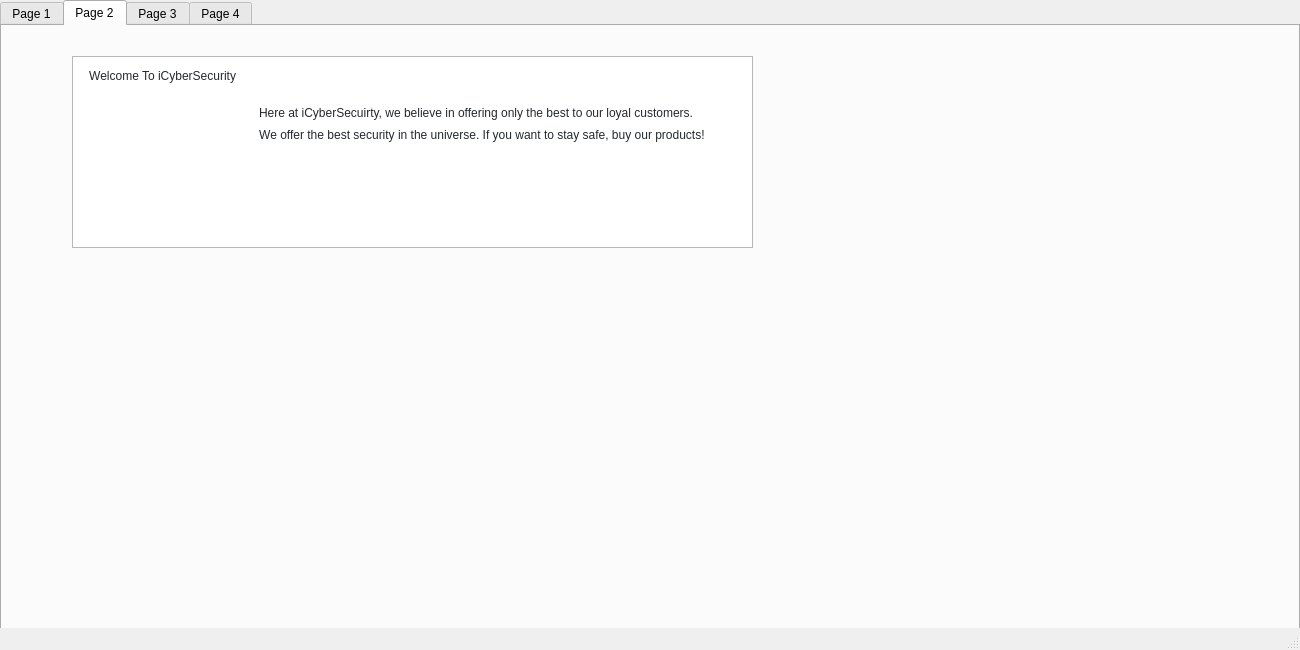
<?xml version="1.0" encoding="UTF-8"?>
<ui version="4.0">
 <class>MainWindow</class>
 <widget class="QMainWindow" name="MainWindow">
  <property name="geometry">
   <rect>
    <x>0</x>
    <y>0</y>
    <width>1300</width>
    <height>650</height>
   </rect>
  </property>
  <property name="windowTitle">
   <string>MainWindow</string>
  </property>
  <widget class="QWidget" name="centralWidget">
   <widget class="QTabWidget" name="tabWidget">
    <property name="geometry">
     <rect>
      <x>0</x>
      <y>0</y>
      <width>1300</width>
      <height>650</height>
     </rect>
    </property>
    <property name="currentIndex">
     <number>1</number>
    </property>
    <widget class="QWidget" name="tab">
     <attribute name="title">
      <string>Page 1</string>
     </attribute>
     <widget class="QTextBrowser" name="textBrowser">
      <property name="geometry">
       <rect>
        <x>40</x>
        <y>210</y>
        <width>701</width>
        <height>71</height>
       </rect>
      </property>
      <property name="html">
       <string>&lt;!DOCTYPE HTML PUBLIC &quot;-//W3C//DTD HTML 4.0//EN&quot; &quot;http://www.w3.org/TR/REC-html40/strict.dtd&quot;&gt;
&lt;html&gt;&lt;head&gt;&lt;meta name=&quot;qrichtext&quot; content=&quot;1&quot; /&gt;&lt;style type=&quot;text/css&quot;&gt;
p, li { white-space: pre-wrap; }
&lt;/style&gt;&lt;/head&gt;&lt;body style=&quot; font-family:'MS Shell Dlg 2'; font-size:8pt; font-weight:400; font-style:normal;&quot;&gt;
&lt;p style=&quot; margin-top:0px; margin-bottom:0px; margin-left:0px; margin-right:0px; -qt-block-indent:0; text-indent:0px;&quot;&gt;&lt;span style=&quot; font-family:'-apple-system,BlinkMacSystemFont,Segoe UI,Roboto,Oxygen,Ubuntu,Cantarell,Fira Sans,Droid Sans,Helvetica Neue,sans-serif'; font-size:16px; font-weight:296; color:#424242;&quot;&gt;iCyberSecurity offers a 100% uptime guarantee. In the event of downtime, customers receive a service credit against their monthly fee, in proportion to the respective disruption and affected customer ratio.&lt;/span&gt;&lt;/p&gt;&lt;/body&gt;&lt;/html&gt;</string>
      </property>
     </widget>
    </widget>
    <widget class="QWidget" name="tab_2">
     <attribute name="title">
      <string>Page 2</string>
     </attribute>
     <widget class="QTextBrowser" name="textBrowser_2">
      <property name="geometry">
       <rect>
        <x>70</x>
        <y>30</y>
        <width>681</width>
        <height>192</height>
       </rect>
      </property>
      <property name="html">
       <string>&lt;!DOCTYPE HTML PUBLIC &quot;-//W3C//DTD HTML 4.0//EN&quot; &quot;http://www.w3.org/TR/REC-html40/strict.dtd&quot;&gt;
&lt;html&gt;&lt;head&gt;&lt;meta name=&quot;qrichtext&quot; content=&quot;1&quot; /&gt;&lt;style type=&quot;text/css&quot;&gt;
p, li { white-space: pre-wrap; }
&lt;/style&gt;&lt;/head&gt;&lt;body style=&quot; font-family:'MS Shell Dlg 2'; font-size:8pt; font-weight:400; font-style:normal;&quot;&gt;
&lt;table border=&quot;0&quot; style=&quot; margin-top:0px; margin-bottom:0px; margin-left:0px; margin-right:0px;&quot; cellspacing=&quot;2&quot; cellpadding=&quot;0&quot; bgcolor=&quot;#ffffff&quot;&gt;
&lt;tr&gt;
&lt;td style=&quot; vertical-align:top; padding-left:10; padding-right:10; padding-top:0; padding-bottom:0;&quot;&gt;
&lt;p style=&quot; margin-top:0px; margin-bottom:0px; margin-left:0px; margin-right:0px; -qt-block-indent:0; text-indent:0px; line-height:20px;&quot;&gt;&lt;a name=&quot;LC1&quot;&gt;&lt;/a&gt;&lt;span style=&quot; font-family:'SFMono-Regular','Consolas','Liberation Mono','Menlo','monospace'; font-size:12px; color:#24292e;&quot;&gt;W&lt;/span&gt;&lt;span style=&quot; font-family:'SFMono-Regular','Consolas','Liberation Mono','Menlo','monospace'; font-size:12px; color:#24292e;&quot;&gt;elcome To iCyberSecurity&lt;/span&gt;&lt;/p&gt;&lt;/td&gt;
&lt;td&gt;&lt;/td&gt;&lt;/tr&gt;
&lt;tr&gt;
&lt;td style=&quot; vertical-align:top; padding-left:10; padding-right:10; padding-top:0; padding-bottom:0;&quot;&gt;&lt;/td&gt;
&lt;td style=&quot; vertical-align:top; padding-left:10; padding-right:10; padding-top:0; padding-bottom:0;&quot;&gt;&lt;/td&gt;&lt;/tr&gt;
&lt;tr&gt;
&lt;td style=&quot; vertical-align:top; padding-left:10; padding-right:10; padding-top:0; padding-bottom:0;&quot;&gt;&lt;/td&gt;
&lt;td style=&quot; vertical-align:top; padding-left:10; padding-right:10; padding-top:0; padding-bottom:0;&quot;&gt;
&lt;p style=&quot; margin-top:0px; margin-bottom:0px; margin-left:0px; margin-right:0px; -qt-block-indent:0; text-indent:0px; line-height:20px;&quot;&gt;&lt;a name=&quot;L2&quot;&gt;&lt;/a&gt;&lt;span style=&quot; font-family:'SFMono-Regular','Consolas','Liberation Mono','Menlo','monospace'; font-size:12px; color:#24292e;&quot;&gt;H&lt;/span&gt;&lt;span style=&quot; font-family:'SFMono-Regular','Consolas','Liberation Mono','Menlo','monospace'; font-size:12px; color:#24292e;&quot;&gt;ere at iCyberSecuirty, we believe in offering only the best to our loyal customers. &lt;/span&gt;&lt;/p&gt;&lt;/td&gt;&lt;/tr&gt;
&lt;tr&gt;
&lt;td style=&quot; vertical-align:top; padding-left:10; padding-right:10; padding-top:0; padding-bottom:0;&quot;&gt;&lt;/td&gt;
&lt;td style=&quot; vertical-align:top; padding-left:10; padding-right:10; padding-top:0; padding-bottom:0;&quot;&gt;
&lt;p style=&quot; margin-top:0px; margin-bottom:0px; margin-left:0px; margin-right:0px; -qt-block-indent:0; text-indent:0px; line-height:20px;&quot;&gt;&lt;a name=&quot;L4&quot;&gt;&lt;/a&gt;&lt;span style=&quot; font-family:'SFMono-Regular','Consolas','Liberation Mono','Menlo','monospace'; font-size:12px; color:#24292e;&quot;&gt;W&lt;/span&gt;&lt;span style=&quot; font-family:'SFMono-Regular','Consolas','Liberation Mono','Menlo','monospace'; font-size:12px; color:#24292e;&quot;&gt;e offer the best security in the universe. If you want to stay safe, buy our products!&lt;/span&gt;&lt;/p&gt;&lt;/td&gt;&lt;/tr&gt;&lt;/table&gt;&lt;/body&gt;&lt;/html&gt;</string>
      </property>
     </widget>
    </widget>
    <widget class="QWidget" name="tab_3">
     <attribute name="title">
      <string>Page 3</string>
     </attribute>
     <widget class="QTextEdit" name="textEdit">
      <property name="geometry">
       <rect>
        <x>0</x>
        <y>0</y>
        <width>691</width>
        <height>581</height>
       </rect>
      </property>
      <property name="html">
       <string>&lt;!DOCTYPE HTML PUBLIC &quot;-//W3C//DTD HTML 4.0//EN&quot; &quot;http://www.w3.org/TR/REC-html40/strict.dtd&quot;&gt;
&lt;html&gt;&lt;head&gt;&lt;meta name=&quot;qrichtext&quot; content=&quot;1&quot; /&gt;&lt;style type=&quot;text/css&quot;&gt;
p, li { white-space: pre-wrap; }
&lt;/style&gt;&lt;/head&gt;&lt;body style=&quot; font-family:'MS Shell Dlg 2'; font-size:8pt; font-weight:400; font-style:normal;&quot;&gt;
&lt;table border=&quot;0&quot; style=&quot; margin-top:0px; margin-bottom:0px; margin-left:0px; margin-right:0px;&quot; cellspacing=&quot;2&quot; cellpadding=&quot;0&quot; bgcolor=&quot;#ffffff&quot;&gt;
&lt;tr&gt;
&lt;td style=&quot; vertical-align:top; padding-left:10; padding-right:10; padding-top:0; padding-bottom:0;&quot;&gt;
&lt;p style=&quot; margin-top:0px; margin-bottom:0px; margin-left:0px; margin-right:0px; -qt-block-indent:0; text-indent:0px; line-height:20px;&quot;&gt;&lt;a name=&quot;LC3&quot;&gt;&lt;/a&gt;&lt;span style=&quot; font-family:'SFMono-Regular','Consolas','Liberation Mono','Menlo','monospace'; font-size:12px; color:#24292e;&quot;&gt;1&lt;/span&gt;&lt;span style=&quot; font-family:'SFMono-Regular','Consolas','Liberation Mono','Menlo','monospace'; font-size:12px; color:#24292e;&quot;&gt;. The Standard Plan is this:&lt;/span&gt;&lt;/p&gt;&lt;/td&gt;
&lt;td&gt;&lt;/td&gt;&lt;/tr&gt;
&lt;tr&gt;
&lt;td style=&quot; vertical-align:top; padding-left:10; padding-right:10; padding-top:0; padding-bottom:0;&quot;&gt;&lt;/td&gt;
&lt;td style=&quot; vertical-align:top; padding-left:10; padding-right:10; padding-top:0; padding-bottom:0;&quot;&gt;
&lt;p style=&quot; margin-top:0px; margin-bottom:0px; margin-left:0px; margin-right:0px; -qt-block-indent:0; text-indent:0px; line-height:20px;&quot;&gt;&lt;a name=&quot;L4&quot;&gt;&lt;/a&gt;&lt;span style=&quot; font-family:'SFMono-Regular','Consolas','Liberation Mono','Menlo','monospace'; font-size:12px; color:#24292e;&quot;&gt;	&lt;/span&gt;&lt;span style=&quot; font-family:'SFMono-Regular','Consolas','Liberation Mono','Menlo','monospace'; font-size:12px; color:#24292e;&quot;&gt;-Ulitmate virus and hack-proof protection&lt;/span&gt;&lt;/p&gt;&lt;/td&gt;&lt;/tr&gt;
&lt;tr&gt;
&lt;td style=&quot; vertical-align:top; padding-left:10; padding-right:10; padding-top:0; padding-bottom:0;&quot;&gt;&lt;/td&gt;
&lt;td style=&quot; vertical-align:top; padding-left:10; padding-right:10; padding-top:0; padding-bottom:0;&quot;&gt;
&lt;p style=&quot; margin-top:0px; margin-bottom:0px; margin-left:0px; margin-right:0px; -qt-block-indent:0; text-indent:0px; line-height:20px;&quot;&gt;&lt;a name=&quot;L5&quot;&gt;&lt;/a&gt;&lt;span style=&quot; font-family:'SFMono-Regular','Consolas','Liberation Mono','Menlo','monospace'; font-size:12px; color:#24292e;&quot;&gt;	&lt;/span&gt;&lt;span style=&quot; font-family:'SFMono-Regular','Consolas','Liberation Mono','Menlo','monospace'; font-size:12px; color:#24292e;&quot;&gt;-iCyber syncs up with up to 2 phones and 2 computers&lt;/span&gt;&lt;/p&gt;&lt;/td&gt;&lt;/tr&gt;
&lt;tr&gt;
&lt;td style=&quot; vertical-align:top; padding-left:10; padding-right:10; padding-top:0; padding-bottom:0;&quot;&gt;&lt;/td&gt;
&lt;td style=&quot; vertical-align:top; padding-left:10; padding-right:10; padding-top:0; padding-bottom:0;&quot;&gt;
&lt;p style=&quot; margin-top:0px; margin-bottom:0px; margin-left:0px; margin-right:0px; -qt-block-indent:0; text-indent:0px; line-height:20px;&quot;&gt;&lt;a name=&quot;L6&quot;&gt;&lt;/a&gt;&lt;span style=&quot; font-family:'SFMono-Regular','Consolas','Liberation Mono','Menlo','monospace'; font-size:12px; color:#24292e;&quot;&gt;	&lt;/span&gt;&lt;span style=&quot; font-family:'SFMono-Regular','Consolas','Liberation Mono','Menlo','monospace'; font-size:12px; color:#24292e;&quot;&gt;-There is protection against cyber threats found online and in emails&lt;/span&gt;&lt;/p&gt;&lt;/td&gt;&lt;/tr&gt;
&lt;tr&gt;
&lt;td style=&quot; vertical-align:top; padding-left:10; padding-right:10; padding-top:0; padding-bottom:0;&quot;&gt;&lt;/td&gt;
&lt;td style=&quot; vertical-align:top; padding-left:10; padding-right:10; padding-top:0; padding-bottom:0;&quot;&gt;
&lt;p style=&quot; margin-top:0px; margin-bottom:0px; margin-left:0px; margin-right:0px; -qt-block-indent:0; text-indent:0px; line-height:20px;&quot;&gt;&lt;a name=&quot;L7&quot;&gt;&lt;/a&gt;&lt;span style=&quot; font-family:'SFMono-Regular','Consolas','Liberation Mono','Menlo','monospace'; font-size:12px; color:#24292e;&quot;&gt;	&lt;/span&gt;&lt;span style=&quot; font-family:'SFMono-Regular','Consolas','Liberation Mono','Menlo','monospace'; font-size:12px; color:#24292e;&quot;&gt;-Gives you warnings if a document about to be downloaded is not safe&lt;/span&gt;&lt;/p&gt;&lt;/td&gt;&lt;/tr&gt;
&lt;tr&gt;
&lt;td style=&quot; vertical-align:top; padding-left:10; padding-right:10; padding-top:0; padding-bottom:0;&quot;&gt;&lt;/td&gt;
&lt;td style=&quot; vertical-align:top; padding-left:10; padding-right:10; padding-top:0; padding-bottom:0;&quot;&gt;
&lt;p style=&quot; margin-top:0px; margin-bottom:0px; margin-left:0px; margin-right:0px; -qt-block-indent:0; text-indent:0px; line-height:20px;&quot;&gt;&lt;a name=&quot;L8&quot;&gt;&lt;/a&gt;&lt;span style=&quot; font-family:'SFMono-Regular','Consolas','Liberation Mono','Menlo','monospace'; font-size:12px; color:#24292e;&quot;&gt;	&lt;/span&gt;&lt;span style=&quot; font-family:'SFMono-Regular','Consolas','Liberation Mono','Menlo','monospace'; font-size:12px; color:#24292e;&quot;&gt;-Will tell you if a website you are browsing is unsafe&lt;/span&gt;&lt;/p&gt;&lt;/td&gt;&lt;/tr&gt;
&lt;tr&gt;
&lt;td style=&quot; vertical-align:top; padding-left:10; padding-right:10; padding-top:0; padding-bottom:0;&quot;&gt;&lt;/td&gt;
&lt;td style=&quot; vertical-align:top; padding-left:10; padding-right:10; padding-top:0; padding-bottom:0;&quot;&gt;
&lt;p style=&quot; margin-top:0px; margin-bottom:0px; margin-left:0px; margin-right:0px; -qt-block-indent:0; text-indent:0px; line-height:20px;&quot;&gt;&lt;a name=&quot;L9&quot;&gt;&lt;/a&gt;&lt;span style=&quot; font-family:'SFMono-Regular','Consolas','Liberation Mono','Menlo','monospace'; font-size:12px; color:#24292e;&quot;&gt;	&lt;/span&gt;&lt;span style=&quot; font-family:'SFMono-Regular','Consolas','Liberation Mono','Menlo','monospace'; font-size:12px; color:#24292e;&quot;&gt;-$7.00 per month&lt;/span&gt;&lt;/p&gt;&lt;/td&gt;&lt;/tr&gt;
&lt;tr&gt;
&lt;td style=&quot; vertical-align:top; padding-left:10; padding-right:10; padding-top:0; padding-bottom:0;&quot;&gt;&lt;/td&gt;
&lt;td style=&quot; vertical-align:top; padding-left:10; padding-right:10; padding-top:0; padding-bottom:0;&quot;&gt;&lt;/td&gt;&lt;/tr&gt;
&lt;tr&gt;
&lt;td style=&quot; vertical-align:top; padding-left:10; padding-right:10; padding-top:0; padding-bottom:0;&quot;&gt;&lt;/td&gt;
&lt;td style=&quot; vertical-align:top; padding-left:10; padding-right:10; padding-top:0; padding-bottom:0;&quot;&gt;
&lt;p style=&quot; margin-top:0px; margin-bottom:0px; margin-left:0px; margin-right:0px; -qt-block-indent:0; text-indent:0px; line-height:20px;&quot;&gt;&lt;a name=&quot;L10&quot;&gt;&lt;/a&gt;&lt;span style=&quot; font-family:'SFMono-Regular','Consolas','Liberation Mono','Menlo','monospace'; font-size:12px; color:#24292e;&quot;&gt;2&lt;/span&gt;&lt;span style=&quot; font-family:'SFMono-Regular','Consolas','Liberation Mono','Menlo','monospace'; font-size:12px; color:#24292e;&quot;&gt;. Standard Plus Plan is this:&lt;/span&gt;&lt;/p&gt;&lt;/td&gt;&lt;/tr&gt;
&lt;tr&gt;
&lt;td style=&quot; vertical-align:top; padding-left:10; padding-right:10; padding-top:0; padding-bottom:0;&quot;&gt;&lt;/td&gt;
&lt;td style=&quot; vertical-align:top; padding-left:10; padding-right:10; padding-top:0; padding-bottom:0;&quot;&gt;
&lt;p style=&quot; margin-top:0px; margin-bottom:0px; margin-left:0px; margin-right:0px; -qt-block-indent:0; text-indent:0px; line-height:20px;&quot;&gt;&lt;a name=&quot;L12&quot;&gt;&lt;/a&gt;&lt;span style=&quot; font-family:'SFMono-Regular','Consolas','Liberation Mono','Menlo','monospace'; font-size:12px; color:#24292e;&quot;&gt;	&lt;/span&gt;&lt;span style=&quot; font-family:'SFMono-Regular','Consolas','Liberation Mono','Menlo','monospace'; font-size:12px; color:#24292e;&quot;&gt;-Same ultimate virus and hack-proof protection&lt;/span&gt;&lt;/p&gt;&lt;/td&gt;&lt;/tr&gt;
&lt;tr&gt;
&lt;td style=&quot; vertical-align:top; padding-left:10; padding-right:10; padding-top:0; padding-bottom:0;&quot;&gt;&lt;/td&gt;
&lt;td style=&quot; vertical-align:top; padding-left:10; padding-right:10; padding-top:0; padding-bottom:0;&quot;&gt;
&lt;p style=&quot; margin-top:0px; margin-bottom:0px; margin-left:0px; margin-right:0px; -qt-block-indent:0; text-indent:0px; line-height:20px;&quot;&gt;&lt;a name=&quot;L13&quot;&gt;&lt;/a&gt;&lt;span style=&quot; font-family:'SFMono-Regular','Consolas','Liberation Mono','Menlo','monospace'; font-size:12px; color:#24292e;&quot;&gt;	&lt;/span&gt;&lt;span style=&quot; font-family:'SFMono-Regular','Consolas','Liberation Mono','Menlo','monospace'; font-size:12px; color:#24292e;&quot;&gt;-iCyber syncs with up to 10 phones and up to 10 computers&lt;/span&gt;&lt;/p&gt;&lt;/td&gt;&lt;/tr&gt;
&lt;tr&gt;
&lt;td style=&quot; vertical-align:top; padding-left:10; padding-right:10; padding-top:0; padding-bottom:0;&quot;&gt;&lt;/td&gt;
&lt;td style=&quot; vertical-align:top; padding-left:10; padding-right:10; padding-top:0; padding-bottom:0;&quot;&gt;
&lt;p style=&quot; margin-top:0px; margin-bottom:0px; margin-left:0px; margin-right:0px; -qt-block-indent:0; text-indent:0px; line-height:20px;&quot;&gt;&lt;a name=&quot;L14&quot;&gt;&lt;/a&gt;&lt;span style=&quot; font-family:'SFMono-Regular','Consolas','Liberation Mono','Menlo','monospace'; font-size:12px; color:#24292e;&quot;&gt;	&lt;/span&gt;&lt;span style=&quot; font-family:'SFMono-Regular','Consolas','Liberation Mono','Menlo','monospace'; font-size:12px; color:#24292e;&quot;&gt;-There is protection against cyber threats found online and in emails&lt;/span&gt;&lt;/p&gt;&lt;/td&gt;&lt;/tr&gt;
&lt;tr&gt;
&lt;td style=&quot; vertical-align:top; padding-left:10; padding-right:10; padding-top:0; padding-bottom:0;&quot;&gt;&lt;/td&gt;
&lt;td style=&quot; vertical-align:top; padding-left:10; padding-right:10; padding-top:0; padding-bottom:0;&quot;&gt;
&lt;p style=&quot; margin-top:0px; margin-bottom:0px; margin-left:0px; margin-right:0px; -qt-block-indent:0; text-indent:0px; line-height:20px;&quot;&gt;&lt;a name=&quot;L15&quot;&gt;&lt;/a&gt;&lt;span style=&quot; font-family:'SFMono-Regular','Consolas','Liberation Mono','Menlo','monospace'; font-size:12px; color:#24292e;&quot;&gt;	&lt;/span&gt;&lt;span style=&quot; font-family:'SFMono-Regular','Consolas','Liberation Mono','Menlo','monospace'; font-size:12px; color:#24292e;&quot;&gt;-Gives you warnings if a document about to be downloaded is not safe&lt;/span&gt;&lt;/p&gt;&lt;/td&gt;&lt;/tr&gt;
&lt;tr&gt;
&lt;td style=&quot; vertical-align:top; padding-left:10; padding-right:10; padding-top:0; padding-bottom:0;&quot;&gt;&lt;/td&gt;
&lt;td style=&quot; vertical-align:top; padding-left:10; padding-right:10; padding-top:0; padding-bottom:0;&quot;&gt;
&lt;p style=&quot; margin-top:0px; margin-bottom:0px; margin-left:0px; margin-right:0px; -qt-block-indent:0; text-indent:0px; line-height:20px;&quot;&gt;&lt;a name=&quot;L16&quot;&gt;&lt;/a&gt;&lt;span style=&quot; font-family:'SFMono-Regular','Consolas','Liberation Mono','Menlo','monospace'; font-size:12px; color:#24292e;&quot;&gt;	&lt;/span&gt;&lt;span style=&quot; font-family:'SFMono-Regular','Consolas','Liberation Mono','Menlo','monospace'; font-size:12px; color:#24292e;&quot;&gt;-Will tell you if a website you are browsing is unsafe&lt;/span&gt;&lt;/p&gt;&lt;/td&gt;&lt;/tr&gt;
&lt;tr&gt;
&lt;td style=&quot; vertical-align:top; padding-left:10; padding-right:10; padding-top:0; padding-bottom:0;&quot;&gt;&lt;/td&gt;
&lt;td style=&quot; vertical-align:top; padding-left:10; padding-right:10; padding-top:0; padding-bottom:0;&quot;&gt;
&lt;p style=&quot; margin-top:0px; margin-bottom:0px; margin-left:0px; margin-right:0px; -qt-block-indent:0; text-indent:0px; line-height:20px;&quot;&gt;&lt;a name=&quot;L17&quot;&gt;&lt;/a&gt;&lt;span style=&quot; font-family:'SFMono-Regular','Consolas','Liberation Mono','Menlo','monospace'; font-size:12px; color:#24292e;&quot;&gt;	&lt;/span&gt;&lt;span style=&quot; font-family:'SFMono-Regular','Consolas','Liberation Mono','Menlo','monospace'; font-size:12px; color:#24292e;&quot;&gt;-$11.00 per month&lt;/span&gt;&lt;/p&gt;&lt;/td&gt;&lt;/tr&gt;
&lt;tr&gt;
&lt;td style=&quot; vertical-align:top; padding-left:10; padding-right:10; padding-top:0; padding-bottom:0;&quot;&gt;&lt;/td&gt;
&lt;td style=&quot; vertical-align:top; padding-left:10; padding-right:10; padding-top:0; padding-bottom:0;&quot;&gt;&lt;/td&gt;&lt;/tr&gt;
&lt;tr&gt;
&lt;td style=&quot; vertical-align:top; padding-left:10; padding-right:10; padding-top:0; padding-bottom:0;&quot;&gt;&lt;/td&gt;
&lt;td style=&quot; vertical-align:top; padding-left:10; padding-right:10; padding-top:0; padding-bottom:0;&quot;&gt;
&lt;p style=&quot; margin-top:0px; margin-bottom:0px; margin-left:0px; margin-right:0px; -qt-block-indent:0; text-indent:0px; line-height:20px;&quot;&gt;&lt;a name=&quot;L18&quot;&gt;&lt;/a&gt;&lt;span style=&quot; font-family:'SFMono-Regular','Consolas','Liberation Mono','Menlo','monospace'; font-size:12px; color:#24292e;&quot;&gt;3&lt;/span&gt;&lt;span style=&quot; font-family:'SFMono-Regular','Consolas','Liberation Mono','Menlo','monospace'; font-size:12px; color:#24292e;&quot;&gt;. Company Security Plan is this:&lt;/span&gt;&lt;/p&gt;&lt;/td&gt;&lt;/tr&gt;
&lt;tr&gt;
&lt;td style=&quot; vertical-align:top; padding-left:10; padding-right:10; padding-top:0; padding-bottom:0;&quot;&gt;&lt;/td&gt;
&lt;td style=&quot; vertical-align:top; padding-left:10; padding-right:10; padding-top:0; padding-bottom:0;&quot;&gt;
&lt;p style=&quot; margin-top:0px; margin-bottom:0px; margin-left:0px; margin-right:0px; -qt-block-indent:0; text-indent:0px; line-height:20px;&quot;&gt;&lt;a name=&quot;L20&quot;&gt;&lt;/a&gt;&lt;span style=&quot; font-family:'SFMono-Regular','Consolas','Liberation Mono','Menlo','monospace'; font-size:12px; color:#24292e;&quot;&gt;	&lt;/span&gt;&lt;span style=&quot; font-family:'SFMono-Regular','Consolas','Liberation Mono','Menlo','monospace'; font-size:12px; color:#24292e;&quot;&gt;-Same ultimate virus and hack-proof protection&lt;/span&gt;&lt;/p&gt;&lt;/td&gt;&lt;/tr&gt;
&lt;tr&gt;
&lt;td style=&quot; vertical-align:top; padding-left:10; padding-right:10; padding-top:0; padding-bottom:0;&quot;&gt;&lt;/td&gt;
&lt;td style=&quot; vertical-align:top; padding-left:10; padding-right:10; padding-top:0; padding-bottom:0;&quot;&gt;
&lt;p style=&quot; margin-top:0px; margin-bottom:0px; margin-left:0px; margin-right:0px; -qt-block-indent:0; text-indent:0px; line-height:20px;&quot;&gt;&lt;a name=&quot;L21&quot;&gt;&lt;/a&gt;&lt;span style=&quot; font-family:'SFMono-Regular','Consolas','Liberation Mono','Menlo','monospace'; font-size:12px; color:#24292e;&quot;&gt;	&lt;/span&gt;&lt;span style=&quot; font-family:'SFMono-Regular','Consolas','Liberation Mono','Menlo','monospace'; font-size:12px; color:#24292e;&quot;&gt;-iCyber syncs up with up to 100 phones and up to 100 computers&lt;/span&gt;&lt;/p&gt;&lt;/td&gt;&lt;/tr&gt;
&lt;tr&gt;
&lt;td style=&quot; vertical-align:top; padding-left:10; padding-right:10; padding-top:0; padding-bottom:0;&quot;&gt;&lt;/td&gt;
&lt;td style=&quot; vertical-align:top; padding-left:10; padding-right:10; padding-top:0; padding-bottom:0;&quot;&gt;
&lt;p style=&quot; margin-top:0px; margin-bottom:0px; margin-left:0px; margin-right:0px; -qt-block-indent:0; text-indent:0px; line-height:20px;&quot;&gt;&lt;a name=&quot;L22&quot;&gt;&lt;/a&gt;&lt;span style=&quot; font-family:'SFMono-Regular','Consolas','Liberation Mono','Menlo','monospace'; font-size:12px; color:#24292e;&quot;&gt;	&lt;/span&gt;&lt;span style=&quot; font-family:'SFMono-Regular','Consolas','Liberation Mono','Menlo','monospace'; font-size:12px; color:#24292e;&quot;&gt;-There is protection against cyber threats found online and in emails&lt;/span&gt;&lt;/p&gt;&lt;/td&gt;&lt;/tr&gt;
&lt;tr&gt;
&lt;td style=&quot; vertical-align:top; padding-left:10; padding-right:10; padding-top:0; padding-bottom:0;&quot;&gt;&lt;/td&gt;
&lt;td style=&quot; vertical-align:top; padding-left:10; padding-right:10; padding-top:0; padding-bottom:0;&quot;&gt;
&lt;p style=&quot; margin-top:0px; margin-bottom:0px; margin-left:0px; margin-right:0px; -qt-block-indent:0; text-indent:0px; line-height:20px;&quot;&gt;&lt;a name=&quot;L23&quot;&gt;&lt;/a&gt;&lt;span style=&quot; font-family:'SFMono-Regular','Consolas','Liberation Mono','Menlo','monospace'; font-size:12px; color:#24292e;&quot;&gt;	&lt;/span&gt;&lt;span style=&quot; font-family:'SFMono-Regular','Consolas','Liberation Mono','Menlo','monospace'; font-size:12px; color:#24292e;&quot;&gt;-Gives you warnings if a document about to be downloaded is not safe&lt;/span&gt;&lt;/p&gt;&lt;/td&gt;&lt;/tr&gt;
&lt;tr&gt;
&lt;td style=&quot; vertical-align:top; padding-left:10; padding-right:10; padding-top:0; padding-bottom:0;&quot;&gt;&lt;/td&gt;
&lt;td style=&quot; vertical-align:top; padding-left:10; padding-right:10; padding-top:0; padding-bottom:0;&quot;&gt;
&lt;p style=&quot; margin-top:0px; margin-bottom:0px; margin-left:0px; margin-right:0px; -qt-block-indent:0; text-indent:0px; line-height:20px;&quot;&gt;&lt;a name=&quot;L24&quot;&gt;&lt;/a&gt;&lt;span style=&quot; font-family:'SFMono-Regular','Consolas','Liberation Mono','Menlo','monospace'; font-size:12px; color:#24292e;&quot;&gt;	&lt;/span&gt;&lt;span style=&quot; font-family:'SFMono-Regular','Consolas','Liberation Mono','Menlo','monospace'; font-size:12px; color:#24292e;&quot;&gt;-Will tell you if a website you are browsing is unsafe&lt;/span&gt;&lt;/p&gt;&lt;/td&gt;&lt;/tr&gt;
&lt;tr&gt;
&lt;td style=&quot; vertical-align:top; padding-left:10; padding-right:10; padding-top:0; padding-bottom:0;&quot;&gt;&lt;/td&gt;
&lt;td style=&quot; vertical-align:top; padding-left:10; padding-right:10; padding-top:0; padding-bottom:0;&quot;&gt;
&lt;p style=&quot; margin-top:0px; margin-bottom:0px; margin-left:0px; margin-right:0px; -qt-block-indent:0; text-indent:0px; line-height:20px;&quot;&gt;&lt;a name=&quot;L25&quot;&gt;&lt;/a&gt;&lt;span style=&quot; font-family:'SFMono-Regular','Consolas','Liberation Mono','Menlo','monospace'; font-size:12px; color:#24292e;&quot;&gt;	&lt;/span&gt;&lt;span style=&quot; font-family:'SFMono-Regular','Consolas','Liberation Mono','Menlo','monospace'; font-size:12px; color:#24292e;&quot;&gt;-$100.00 per month&lt;/span&gt;&lt;/p&gt;&lt;/td&gt;&lt;/tr&gt;&lt;/table&gt;&lt;/body&gt;&lt;/html&gt;</string>
      </property>
     </widget>
    </widget>
    <widget class="QWidget" name="tab_4">
     <attribute name="title">
      <string>Page 4</string>
     </attribute>
     <widget class="QTextEdit" name="textEdit_2">
      <property name="geometry">
       <rect>
        <x>250</x>
        <y>120</y>
        <width>231</width>
        <height>261</height>
       </rect>
      </property>
      <property name="html">
       <string>&lt;!DOCTYPE HTML PUBLIC &quot;-//W3C//DTD HTML 4.0//EN&quot; &quot;http://www.w3.org/TR/REC-html40/strict.dtd&quot;&gt;
&lt;html&gt;&lt;head&gt;&lt;meta name=&quot;qrichtext&quot; content=&quot;1&quot; /&gt;&lt;style type=&quot;text/css&quot;&gt;
p, li { white-space: pre-wrap; }
&lt;/style&gt;&lt;/head&gt;&lt;body style=&quot; font-family:'MS Shell Dlg 2'; font-size:8pt; font-weight:400; font-style:normal;&quot;&gt;
&lt;p style=&quot; margin-top:0px; margin-bottom:0px; margin-left:-1px; margin-right:-1px; -qt-block-indent:0; text-indent:0px; background-color:#f6f8fa;&quot;&gt;&lt;span style=&quot; font-family:'-apple-system','BlinkMacSystemFont','Segoe UI','Helvetica','Arial','sans-serif','Apple Color Emoji','Segoe UI Emoji'; font-size:14px; color:#24292e;&quot;&gt;  &lt;/span&gt;&lt;/p&gt;
&lt;p style=&quot;-qt-paragraph-type:empty; margin-top:0px; margin-bottom:-1px; margin-left:0px; margin-right:0px; -qt-block-indent:0; text-indent:0px; font-family:'-apple-system','BlinkMacSystemFont','Segoe UI','Helvetica','Arial','sans-serif','Apple Color Emoji','Segoe UI Emoji'; font-size:14px; color:#24292e;&quot;&gt;&lt;br /&gt;&lt;/p&gt;
&lt;table border=&quot;0&quot; style=&quot; margin-top:0px; margin-bottom:0px; margin-left:0px; margin-right:0px;&quot; cellspacing=&quot;2&quot; cellpadding=&quot;0&quot;&gt;
&lt;tr&gt;
&lt;td style=&quot; vertical-align:top; padding-left:10; padding-right:10; padding-top:0; padding-bottom:0;&quot;&gt;&lt;/td&gt;
&lt;td style=&quot; vertical-align:top; padding-left:10; padding-right:10; padding-top:0; padding-bottom:0;&quot;&gt;
&lt;p style=&quot; margin-top:0px; margin-bottom:0px; margin-left:0px; margin-right:0px; -qt-block-indent:0; text-indent:0px; line-height:20px;&quot;&gt;&lt;a name=&quot;L1&quot;&gt;&lt;/a&gt;&lt;span style=&quot; font-family:'SFMono-Regular','Consolas','Liberation Mono','Menlo','monospace'; font-size:12px; color:#24292e;&quot;&gt;H&lt;/span&gt;&lt;span style=&quot; font-family:'SFMono-Regular','Consolas','Liberation Mono','Menlo','monospace'; font-size:12px; color:#24292e;&quot;&gt;ere is the list of environments that iCyber-Security can operate on:&lt;/span&gt;&lt;/p&gt;&lt;/td&gt;&lt;/tr&gt;
&lt;tr&gt;
&lt;td style=&quot; vertical-align:top; padding-left:10; padding-right:10; padding-top:0; padding-bottom:0;&quot;&gt;&lt;/td&gt;
&lt;td style=&quot; vertical-align:top; padding-left:10; padding-right:10; padding-top:0; padding-bottom:0;&quot;&gt;
&lt;p style=&quot; margin-top:0px; margin-bottom:0px; margin-left:0px; margin-right:0px; -qt-block-indent:0; text-indent:0px; line-height:20px;&quot;&gt;&lt;a name=&quot;L2&quot;&gt;&lt;/a&gt;&lt;span style=&quot; font-family:'SFMono-Regular','Consolas','Liberation Mono','Menlo','monospace'; font-size:12px; color:#24292e;&quot;&gt;1&lt;/span&gt;&lt;span style=&quot; font-family:'SFMono-Regular','Consolas','Liberation Mono','Menlo','monospace'; font-size:12px; color:#24292e;&quot;&gt;. OS software&lt;/span&gt;&lt;/p&gt;&lt;/td&gt;&lt;/tr&gt;
&lt;tr&gt;
&lt;td style=&quot; vertical-align:top; padding-left:10; padding-right:10; padding-top:0; padding-bottom:0;&quot;&gt;&lt;/td&gt;
&lt;td style=&quot; vertical-align:top; padding-left:10; padding-right:10; padding-top:0; padding-bottom:0;&quot;&gt;
&lt;p style=&quot; margin-top:0px; margin-bottom:0px; margin-left:0px; margin-right:0px; -qt-block-indent:0; text-indent:0px; line-height:20px;&quot;&gt;&lt;a name=&quot;L3&quot;&gt;&lt;/a&gt;&lt;span style=&quot; font-family:'SFMono-Regular','Consolas','Liberation Mono','Menlo','monospace'; font-size:12px; color:#24292e;&quot;&gt;2&lt;/span&gt;&lt;span style=&quot; font-family:'SFMono-Regular','Consolas','Liberation Mono','Menlo','monospace'; font-size:12px; color:#24292e;&quot;&gt;. Windows Software&lt;/span&gt;&lt;/p&gt;&lt;/td&gt;&lt;/tr&gt;
&lt;tr&gt;
&lt;td style=&quot; vertical-align:top; padding-left:10; padding-right:10; padding-top:0; padding-bottom:0;&quot;&gt;&lt;/td&gt;
&lt;td style=&quot; vertical-align:top; padding-left:10; padding-right:10; padding-top:0; padding-bottom:0;&quot;&gt;
&lt;p style=&quot; margin-top:0px; margin-bottom:0px; margin-left:0px; margin-right:0px; -qt-block-indent:0; text-indent:0px; line-height:20px;&quot;&gt;&lt;a name=&quot;L4&quot;&gt;&lt;/a&gt;&lt;span style=&quot; font-family:'SFMono-Regular','Consolas','Liberation Mono','Menlo','monospace'; font-size:12px; color:#24292e;&quot;&gt;3&lt;/span&gt;&lt;span style=&quot; font-family:'SFMono-Regular','Consolas','Liberation Mono','Menlo','monospace'; font-size:12px; color:#24292e;&quot;&gt;. Linux Software&lt;/span&gt;&lt;/p&gt;&lt;/td&gt;&lt;/tr&gt;
&lt;tr&gt;
&lt;td style=&quot; vertical-align:top; padding-left:10; padding-right:10; padding-top:0; padding-bottom:0;&quot;&gt;&lt;/td&gt;
&lt;td style=&quot; vertical-align:top; padding-left:10; padding-right:10; padding-top:0; padding-bottom:0;&quot;&gt;
&lt;p style=&quot; margin-top:0px; margin-bottom:0px; margin-left:0px; margin-right:0px; -qt-block-indent:0; text-indent:0px; line-height:20px;&quot;&gt;&lt;a name=&quot;L5&quot;&gt;&lt;/a&gt;&lt;span style=&quot; font-family:'SFMono-Regular','Consolas','Liberation Mono','Menlo','monospace'; font-size:12px; color:#24292e;&quot;&gt;4&lt;/span&gt;&lt;span style=&quot; font-family:'SFMono-Regular','Consolas','Liberation Mono','Menlo','monospace'; font-size:12px; color:#24292e;&quot;&gt;. Rasberry Pi&lt;/span&gt;&lt;/p&gt;&lt;/td&gt;&lt;/tr&gt;
&lt;tr&gt;
&lt;td style=&quot; vertical-align:top; padding-left:10; padding-right:10; padding-top:0; padding-bottom:0;&quot;&gt;&lt;/td&gt;
&lt;td style=&quot; vertical-align:top; padding-left:10; padding-right:10; padding-top:0; padding-bottom:0;&quot;&gt;
&lt;p style=&quot; margin-top:0px; margin-bottom:0px; margin-left:0px; margin-right:0px; -qt-block-indent:0; text-indent:0px; line-height:20px;&quot;&gt;&lt;a name=&quot;L6&quot;&gt;&lt;/a&gt;&lt;span style=&quot; font-family:'SFMono-Regular','Consolas','Liberation Mono','Menlo','monospace'; font-size:12px; color:#24292e;&quot;&gt;5&lt;/span&gt;&lt;span style=&quot; font-family:'SFMono-Regular','Consolas','Liberation Mono','Menlo','monospace'; font-size:12px; color:#24292e;&quot;&gt;. All network devices&lt;/span&gt;&lt;/p&gt;&lt;/td&gt;&lt;/tr&gt;&lt;/table&gt;&lt;/body&gt;&lt;/html&gt;</string>
      </property>
     </widget>
     <widget class="QTextEdit" name="textEdit_3">
      <property name="geometry">
       <rect>
        <x>710</x>
        <y>160</y>
        <width>221</width>
        <height>151</height>
       </rect>
      </property>
      <property name="html">
       <string>&lt;!DOCTYPE HTML PUBLIC &quot;-//W3C//DTD HTML 4.0//EN&quot; &quot;http://www.w3.org/TR/REC-html40/strict.dtd&quot;&gt;
&lt;html&gt;&lt;head&gt;&lt;meta name=&quot;qrichtext&quot; content=&quot;1&quot; /&gt;&lt;style type=&quot;text/css&quot;&gt;
p, li { white-space: pre-wrap; }
&lt;/style&gt;&lt;/head&gt;&lt;body style=&quot; font-family:'MS Shell Dlg 2'; font-size:8pt; font-weight:400; font-style:normal;&quot;&gt;
&lt;table border=&quot;0&quot; style=&quot; margin-top:0px; margin-bottom:0px; margin-left:0px; margin-right:0px;&quot; cellspacing=&quot;2&quot; cellpadding=&quot;0&quot; bgcolor=&quot;#ffffff&quot;&gt;
&lt;tr&gt;
&lt;td style=&quot; vertical-align:top; padding-left:10; padding-right:10; padding-top:0; padding-bottom:0;&quot;&gt;&lt;/td&gt;
&lt;td style=&quot; vertical-align:top; padding-left:10; padding-right:10; padding-top:0; padding-bottom:0;&quot;&gt;
&lt;p style=&quot; margin-top:0px; margin-bottom:0px; margin-left:0px; margin-right:0px; -qt-block-indent:0; text-indent:0px; line-height:20px;&quot;&gt;&lt;a name=&quot;L1&quot;&gt;&lt;/a&gt;&lt;span style=&quot; font-family:'SFMono-Regular','Consolas','Liberation Mono','Menlo','monospace'; font-size:12px; color:#24292e;&quot;&gt;C&lt;/span&gt;&lt;span style=&quot; font-family:'SFMono-Regular','Consolas','Liberation Mono','Menlo','monospace'; font-size:12px; color:#24292e;&quot;&gt;ontact information&lt;/span&gt;&lt;/p&gt;&lt;/td&gt;&lt;/tr&gt;
&lt;tr&gt;
&lt;td style=&quot; vertical-align:top; padding-left:10; padding-right:10; padding-top:0; padding-bottom:0;&quot;&gt;&lt;/td&gt;
&lt;td style=&quot; vertical-align:top; padding-left:10; padding-right:10; padding-top:0; padding-bottom:0;&quot;&gt;&lt;/td&gt;&lt;/tr&gt;
&lt;tr&gt;
&lt;td style=&quot; vertical-align:top; padding-left:10; padding-right:10; padding-top:0; padding-bottom:0;&quot;&gt;&lt;/td&gt;
&lt;td style=&quot; vertical-align:top; padding-left:10; padding-right:10; padding-top:0; padding-bottom:0;&quot;&gt;
&lt;p style=&quot; margin-top:0px; margin-bottom:0px; margin-left:0px; margin-right:0px; -qt-block-indent:0; text-indent:0px; line-height:20px;&quot;&gt;&lt;a name=&quot;L2&quot;&gt;&lt;/a&gt;&lt;span style=&quot; font-family:'SFMono-Regular','Consolas','Liberation Mono','Menlo','monospace'; font-size:12px; color:#24292e;&quot;&gt;E&lt;/span&gt;&lt;span style=&quot; font-family:'SFMono-Regular','Consolas','Liberation Mono','Menlo','monospace'; font-size:12px; color:#24292e;&quot;&gt;mail Address: iCyberSecurity@gmail.com&lt;/span&gt;&lt;/p&gt;&lt;/td&gt;&lt;/tr&gt;
&lt;tr&gt;
&lt;td style=&quot; vertical-align:top; padding-left:10; padding-right:10; padding-top:0; padding-bottom:0;&quot;&gt;&lt;/td&gt;
&lt;td style=&quot; vertical-align:top; padding-left:10; padding-right:10; padding-top:0; padding-bottom:0;&quot;&gt;&lt;/td&gt;&lt;/tr&gt;
&lt;tr&gt;
&lt;td style=&quot; vertical-align:top; padding-left:10; padding-right:10; padding-top:0; padding-bottom:0;&quot;&gt;&lt;/td&gt;
&lt;td style=&quot; vertical-align:top; padding-left:10; padding-right:10; padding-top:0; padding-bottom:0;&quot;&gt;
&lt;p style=&quot; margin-top:0px; margin-bottom:0px; margin-left:0px; margin-right:0px; -qt-block-indent:0; text-indent:0px; line-height:20px;&quot;&gt;&lt;a name=&quot;L4&quot;&gt;&lt;/a&gt;&lt;span style=&quot; font-family:'SFMono-Regular','Consolas','Liberation Mono','Menlo','monospace'; font-size:12px; color:#24292e;&quot;&gt;S&lt;/span&gt;&lt;span style=&quot; font-family:'SFMono-Regular','Consolas','Liberation Mono','Menlo','monospace'; font-size:12px; color:#24292e;&quot;&gt;treet Address: 21825 Lake Lane, Irvine CA, 92602&lt;/span&gt;&lt;/p&gt;&lt;/td&gt;&lt;/tr&gt;
&lt;tr&gt;
&lt;td style=&quot; vertical-align:top; padding-left:10; padding-right:10; padding-top:0; padding-bottom:0;&quot;&gt;&lt;/td&gt;
&lt;td style=&quot; vertical-align:top; padding-left:10; padding-right:10; padding-top:0; padding-bottom:0;&quot;&gt;&lt;/td&gt;&lt;/tr&gt;
&lt;tr&gt;
&lt;td style=&quot; vertical-align:top; padding-left:10; padding-right:10; padding-top:0; padding-bottom:0;&quot;&gt;&lt;/td&gt;
&lt;td style=&quot; vertical-align:top; padding-left:10; padding-right:10; padding-top:0; padding-bottom:0;&quot;&gt;
&lt;p style=&quot; margin-top:0px; margin-bottom:0px; margin-left:0px; margin-right:0px; -qt-block-indent:0; text-indent:0px; line-height:20px;&quot;&gt;&lt;a name=&quot;L6&quot;&gt;&lt;/a&gt;&lt;span style=&quot; font-family:'SFMono-Regular','Consolas','Liberation Mono','Menlo','monospace'; font-size:12px; color:#24292e;&quot;&gt;P&lt;/span&gt;&lt;span style=&quot; font-family:'SFMono-Regular','Consolas','Liberation Mono','Menlo','monospace'; font-size:12px; color:#24292e;&quot;&gt;hone Number: 202-555-0163&lt;/span&gt;&lt;/p&gt;&lt;/td&gt;&lt;/tr&gt;&lt;/table&gt;&lt;/body&gt;&lt;/html&gt;</string>
      </property>
     </widget>
    </widget>
   </widget>
  </widget>
  <widget class="QStatusBar" name="statusBar"/>
 </widget>
 <layoutdefault spacing="6" margin="11"/>
 <resources/>
 <connections/>
</ui>
